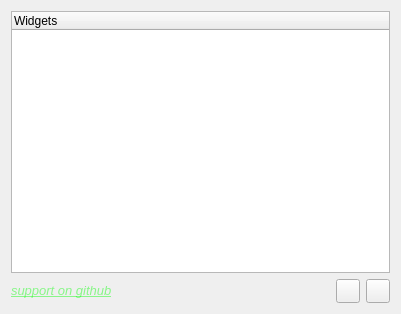
<?xml version="1.0" encoding="UTF-8"?>
<ui version="4.0">
 <class>mainWindow</class>
 <widget class="QMainWindow" name="mainWindow">
  <property name="geometry">
   <rect>
    <x>0</x>
    <y>0</y>
    <width>401</width>
    <height>314</height>
   </rect>
  </property>
  <property name="windowTitle">
   <string>Widgetci</string>
  </property>
  <property name="windowIcon">
   <iconset resource="qtresource.qrc">
    <normaloff>:/img/icon.png</normaloff>:/img/icon.png</iconset>
  </property>
  <property name="styleSheet">
   <string notr="true"/>
  </property>
  <widget class="QWidget" name="centralWidget">
   <layout class="QHBoxLayout" name="horizontalLayout">
    <item>
     <layout class="QVBoxLayout" name="verticalLayout">
      <item>
       <widget class="QTreeWidget" name="obj_widgetList">
        <property name="styleSheet">
         <string notr="true"/>
        </property>
        <column>
         <property name="text">
          <string>Widgets</string>
         </property>
        </column>
       </widget>
      </item>
      <item>
       <layout class="QHBoxLayout" name="horizontalLayout_2">
        <item>
         <widget class="QLabel" name="label">
          <property name="toolTip">
           <string>Go to http://github.com/eminfedar/widgetci</string>
          </property>
          <property name="text">
           <string>&lt;html&gt;&lt;head/&gt;&lt;body&gt;&lt;p&gt;&lt;a href=&quot;http://github.com/eminfedar/widgetci&quot;&gt;&lt;span style=&quot; font-size:10pt; font-style:italic; text-decoration: underline; color:rgba(0,255,0,0.431373);&quot;&gt;support on github&lt;/span&gt;&lt;/a&gt;&lt;/p&gt;&lt;/body&gt;&lt;/html&gt;</string>
          </property>
          <property name="textFormat">
           <enum>Qt::RichText</enum>
          </property>
          <property name="openExternalLinks">
           <bool>true</bool>
          </property>
         </widget>
        </item>
        <item>
         <widget class="QPushButton" name="obj_refreshWidgetListBtn">
          <property name="sizePolicy">
           <sizepolicy hsizetype="Fixed" vsizetype="Fixed">
            <horstretch>0</horstretch>
            <verstretch>0</verstretch>
           </sizepolicy>
          </property>
          <property name="minimumSize">
           <size>
            <width>24</width>
            <height>24</height>
           </size>
          </property>
          <property name="maximumSize">
           <size>
            <width>24</width>
            <height>24</height>
           </size>
          </property>
          <property name="toolTip">
           <string>Refresh the widgets list</string>
          </property>
          <property name="text">
           <string/>
          </property>
          <property name="icon">
           <iconset resource="qtresource.qrc">
            <normaloff>:/img/reload.png</normaloff>:/img/reload.png</iconset>
          </property>
         </widget>
        </item>
        <item>
         <widget class="QPushButton" name="obj_showFolderBtn">
          <property name="sizePolicy">
           <sizepolicy hsizetype="Fixed" vsizetype="Fixed">
            <horstretch>0</horstretch>
            <verstretch>0</verstretch>
           </sizepolicy>
          </property>
          <property name="minimumSize">
           <size>
            <width>24</width>
            <height>24</height>
           </size>
          </property>
          <property name="maximumSize">
           <size>
            <width>24</width>
            <height>24</height>
           </size>
          </property>
          <property name="toolTip">
           <string>Open the widgets folder...</string>
          </property>
          <property name="text">
           <string/>
          </property>
          <property name="icon">
           <iconset resource="qtresource.qrc">
            <normaloff>:/img/showfolder.png</normaloff>:/img/showfolder.png</iconset>
          </property>
         </widget>
        </item>
       </layout>
      </item>
     </layout>
    </item>
   </layout>
  </widget>
 </widget>
 <layoutdefault spacing="6" margin="11"/>
 <resources>
  <include location="qtresource.qrc"/>
 </resources>
 <connections/>
</ui>
